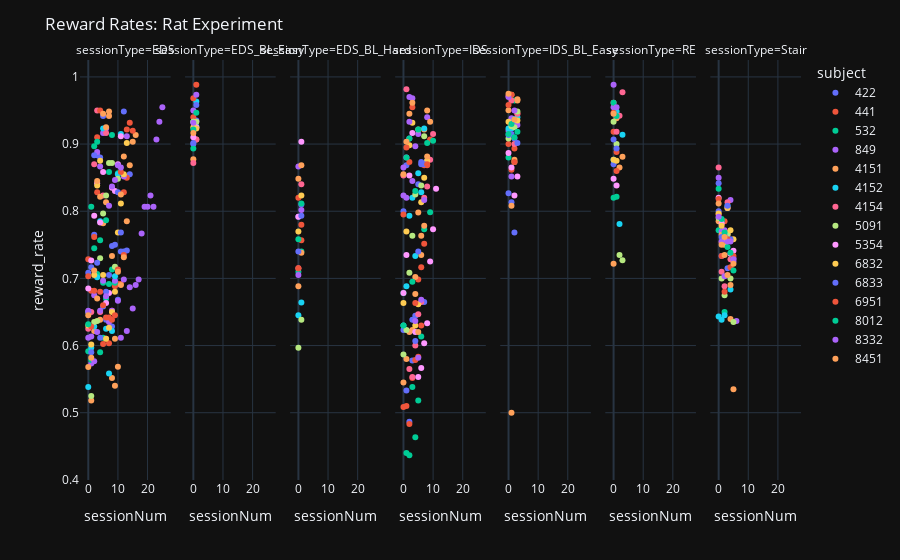

Notebook source saved alongside this figure:
### Markdown cell above
----
# Rat Data
----

### Code cell
(data,
 sequence_data,
 meta_data,
 StimCode,
 RespCode
 ) = load_data(config=_config, experiment_class='rat_experiment')
qsd = QuerySequenceData(StimCode, RespCode)
rewards, _qsd = reward_per_experiment(qsd, StimCode)

# drop na
rewards = rewards[~rewards.reward_rate.isna()]

# plot
plot_reward_experiment(rewards, title='Reward Rates: Rat Experiment')
